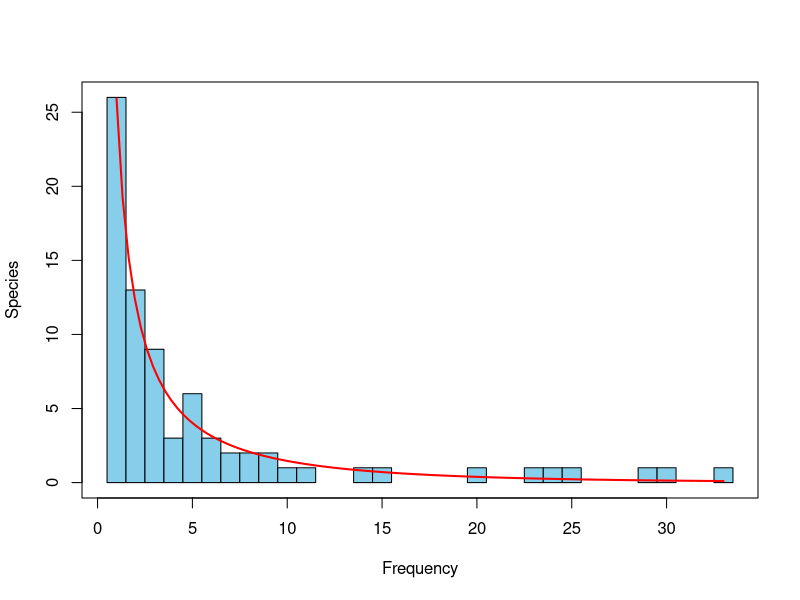
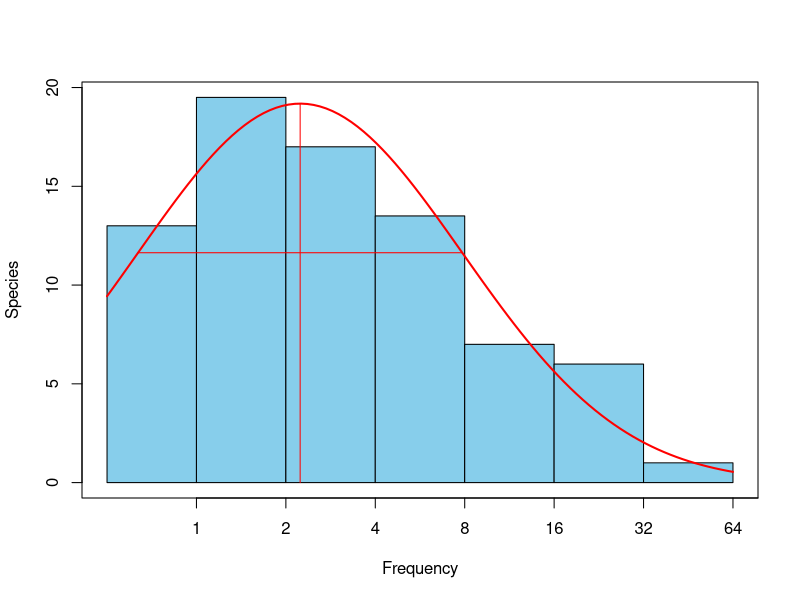
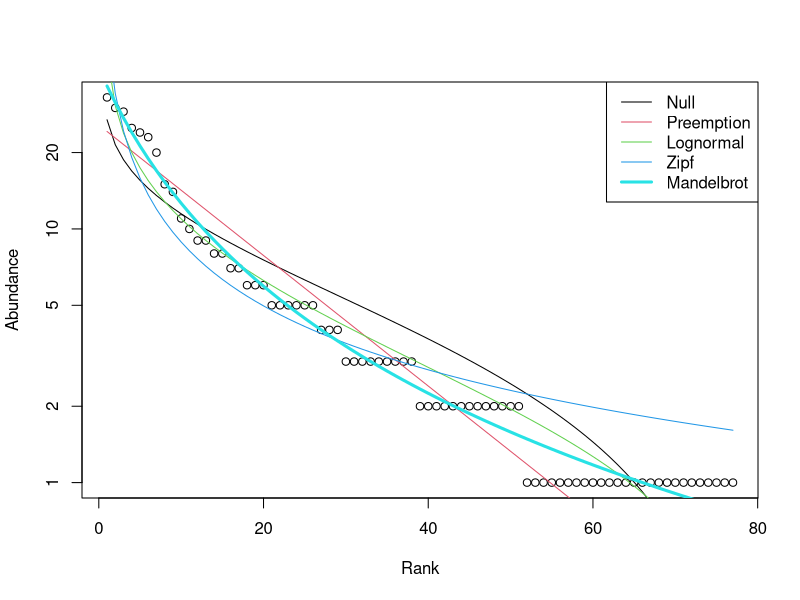
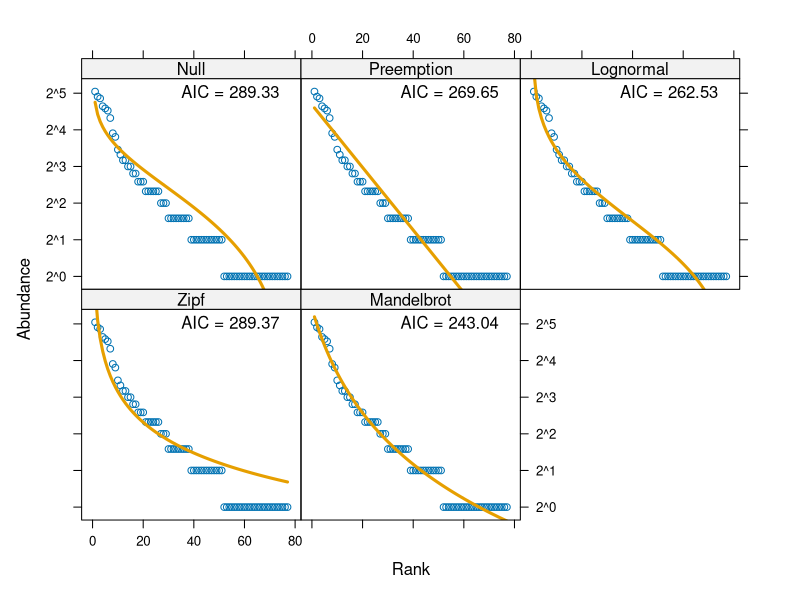

These figures' R source, in order:
## ---- chunk 1
library(vegan)
data(BCI)
summary(BCI)
str(BCI)
head(BCI)
names(BCI)
## ---- chunk 2
H <- diversity(BCI, index = "shannon", MARGIN = 1, base = exp(1))
D1 <- diversity(BCI, index = "simpson")
D2 <- diversity(BCI, index = "invsimpson")
H
D1
D2
## ---- chunk 3
k <- sample(nrow(BCI), 1)
fish <- fisherfit(BCI[k,])
plot(fish)
fish
## ---- chunk 4
prest <- prestondistr(BCI[k,])
plot(prest)
prest
## ---- chunk 5
rad <- radfit(BCI[k,], family = poisson)
plot(rad)
radlattice(rad)
rad
